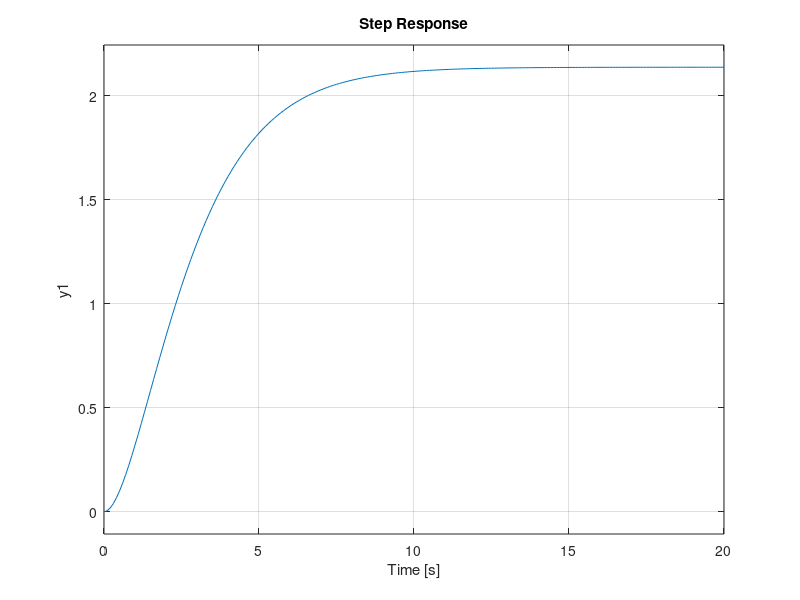

Write MATLAB code to recreate this figure.
% Clear
clear
clc
close all

%% Second Order OverDamped System
% G(s) = 1 / (s + 0.78)(s + 0.6)

a = 1;

b = 1;
c = 1.38;
d = 0.468;

G_num = [a];
G_den = [b c d];
G = tf(G_num,G_den)

% step response
step(G,0:0.1:20)